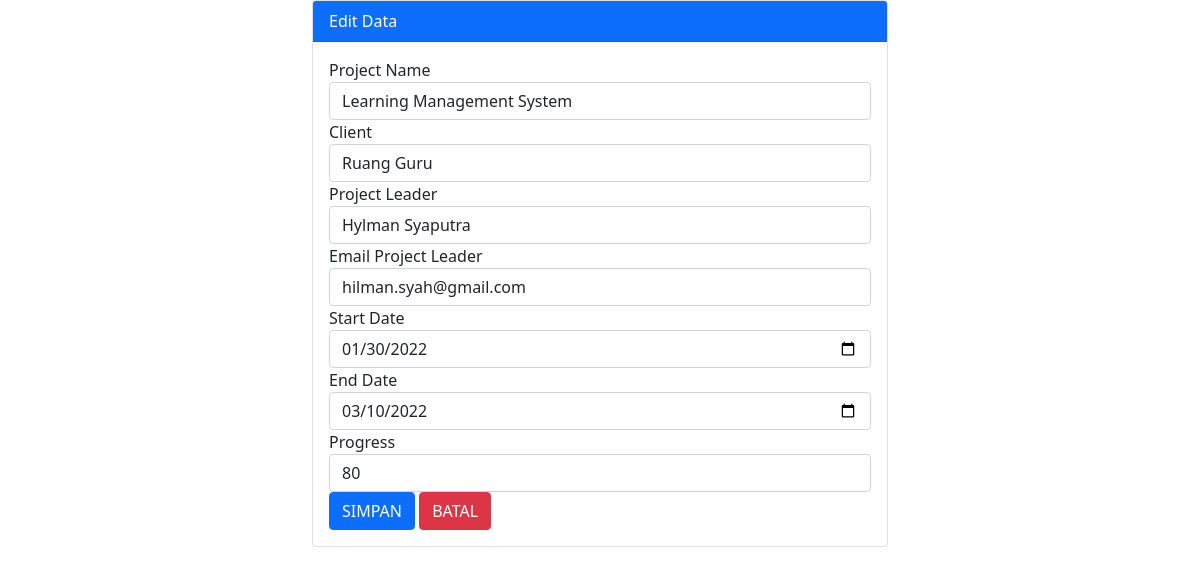
The page /edit_data.php?id=2 on the database its author committed.
### tables this page shows
CREATE TABLE `campaign` (
  `id` int(11) NOT NULL,
  `project_name` varchar(255) NOT NULL,
  `client` varchar(255) NOT NULL,
  `project_leader` varchar(255) NOT NULL,
  `email` varchar(50) NOT NULL,
  `created_at` date NOT NULL,
  `end_at` date NOT NULL,
  `progress` int(11) NOT NULL
);

### edit_data.php (the view, shortened to what this page needs)
<?php
include "koneksi.php";
$id = $_GET['id'];
$ambilData = mysqli_query($koneksidb, "SELECT * FROM campaign WHERE id='$id'");
$data = mysqli_fetch_array($ambilData);
?>
<!DOCTYPE html>
<html lang="en">
<head>
    <link href="https://cdn.jsdelivr.net/npm/bootstrap@5.1.3/dist/css/bootstrap.min.css" rel="stylesheet">
</head>
<body>
    <div class="container col-md-6">
        <div class="card">
            <div class="card-header bg-primary text-white">
                Edit Data
            </div>
            <div class="card-body">
                <form action="" method="POST" class="form-item">
                    <div class="form-group">
                        <label for="NIM">Project Name</label>
                        <input type="text" name="project_name" value="<?php echo $data['project_name'] ?>" class="form-control col-md-9" placeholder="Masukkan Nama Project">
                    </div>
                    <div class="form-group">
                        <label for="Nama">Client</label>
                        <input type="text" name="client" value="<?php echo $data['client'] ?>" class="form-control col-md-9" placeholder="Masukkan Nama Client">
                    </div>
                    <div class="form-group">
                        <label for="Jurusan">Project Leader</label>
                        <input type="text" name="project_leader" value="<?php echo $data['project_leader'] ?>" class="form-control col-md-9" placeholder="Masukkan Nama Project Leader">
                    </div>
                    <div class="form-group">
                        <label for="Jurusan">Email Project Leader</label>
                        <input type="text" name="email" value="<?php echo $data['email'] ?>" class="form-control col-md-9" placeholder="Masukkan Nama Project Leader">
                    </div>
                    <div class="form-group">
                        <label for="Jurusan">Start Date</label>
                        <input type="date" name="created_at" value="<?php echo $data['created_at'] ?>" class="form-control col-md-9">
                    </div>
                    <div class="form-group">
                        <label for="Jurusan">End Date </label>
                        <input type="date" name="end_at" value="<?php echo $data['end_at'] ?>" class="form-control col-md-9">
                    </div>
                    <div class="form-group">
                        <label for="Asal">Progress</label>
                        <input type="number" name="progress" value="<?php echo $data['progress'] ?>" class="form-control col-md-9" placeholder="Masukkan Progres">
                    </div>
                    <button type="submit" class="btn btn-primary" name="simpan">SIMPAN</button>
                    <button type="reset" class="btn btn-danger">BATAL</button>
                </form>
            </div>
        </div>
    </div>
</body>
</html>

### rows shown on the page
campaign: project_name "Learning Management System", client "Ruang Guru", project_leader "Hylman Syaputra", email "hilman.syah@gmail.com", created_at "01/30/2022", end_at "03/10/2022", progress "80"
